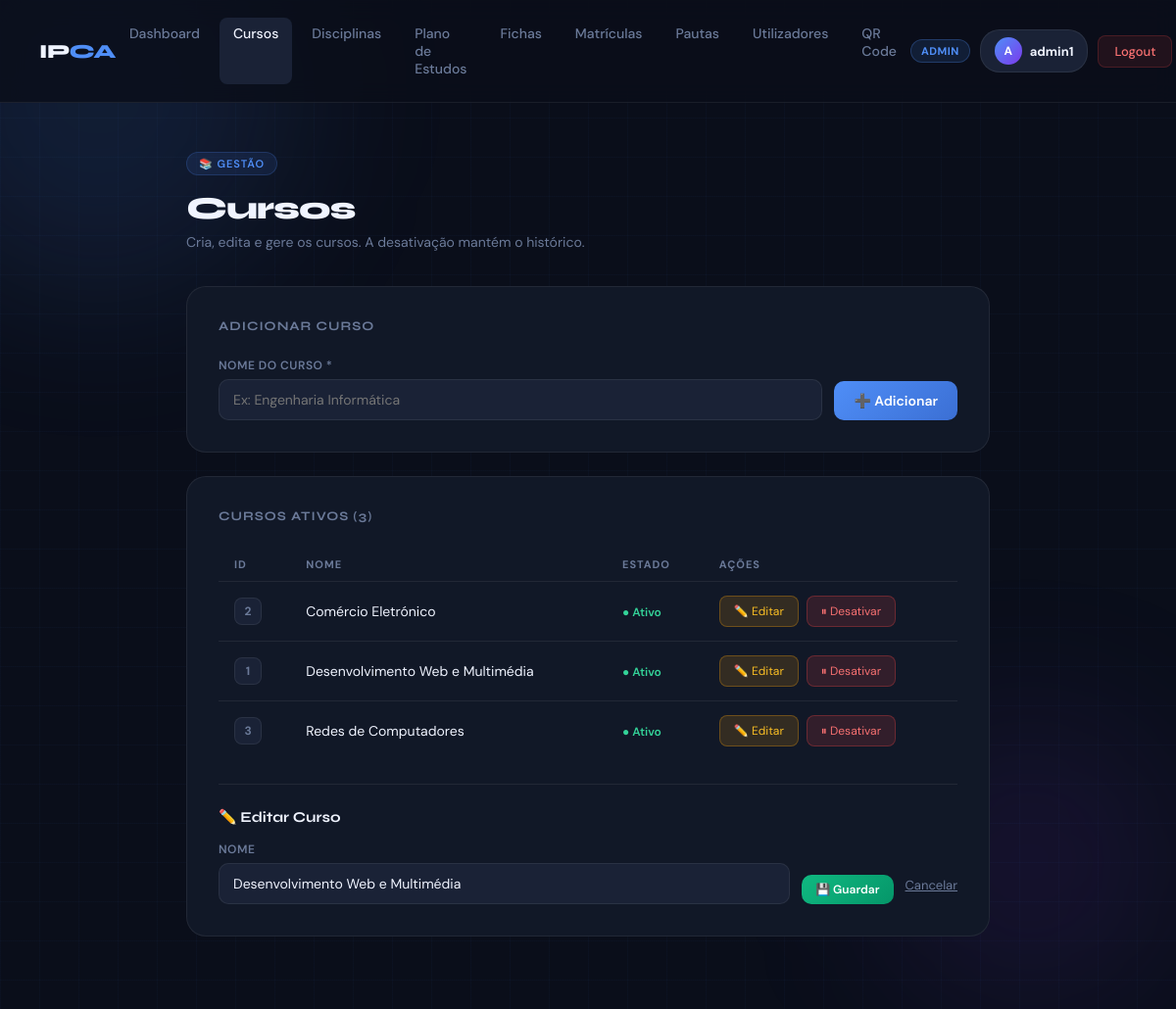
The page /cursos.php?edit=1 (signed in) on the database its author committed.
### tables this page shows
CREATE TABLE `cursos` (
  `ID` int(11) NOT NULL AUTO_INCREMENT,
  `Nome` text NOT NULL,
  `ativo` tinyint(1) NOT NULL DEFAULT 1,
  PRIMARY KEY (`ID`)
);

### cursos.php (the view, shortened to what this page needs)
<?php
require_once 'config.php';
$isAdmin   = ($_SESSION['grupo'] == 1);
$isGestor  = ($_SESSION['grupo'] == 4);
$podeGerir = ($isAdmin || $isGestor);
$cursos_ativos   = $pdo->query("SELECT * FROM cursos WHERE ativo=1 ORDER BY Nome")->fetchAll();
$curso_edit = null;
if ($podeGerir && isset($_GET['edit'])) {
    $stmt = $pdo->prepare("SELECT * FROM cursos WHERE ID=?");
    $stmt->execute([intval($_GET['edit'])]);
    $curso_edit = $stmt->fetch();
}
?>
<!DOCTYPE html>
<html lang="pt">
<head>
</head>
<body>
<div class="orb orb-1"></div><div class="orb orb-2"></div>
<?php include 'navbar.php'; ?>
<main>
    <div class="page-header">
        <div class="page-tag">📚 Gestão</div>
        <h1>Cursos</h1>
        <p><?= $podeGerir ? 'Cria, edita e gere os cursos. A desativação mantém o histórico.' : 'Consulta os cursos disponíveis.' ?></p>
    </div>
    <?php if ($podeGerir): ?>
    <div class="box">
        <div class="box-title">Adicionar Curso</div>
        <form method="POST" novalidate>
            <div class="form-row">
                <div class="form-group">
                    <label>Nome do Curso *</label>
                    <input type="text" name="nome" required minlength="3" maxlength="200" placeholder="Ex: Engenharia Informática">
                </div>
                <button type="submit" name="add" class="btn btn-primary">➕ Adicionar</button>
            </div>
        </form>
    </div>
    <?php endif; ?>
    <div class="box">
        <div class="box-title">Cursos Ativos (<?= count($cursos_ativos) ?>)</div>
        <?php if (empty($cursos_ativos)): ?>
            <p style="color:var(--muted);text-align:center;padding:20px 0">Nenhum curso ativo.</p>
        <?php else: ?>
        <table>
            <tr><th>ID</th><th>Nome</th><th>Estado</th><?php if ($podeGerir): ?><th>Ações</th><?php endif; ?></tr>
            <?php foreach ($cursos_ativos as $row): ?>
            <tr>
                <td><span class="badge"><?= $row['ID'] ?></span></td>
                <td><?= htmlspecialchars($row['Nome']) ?></td>
                <td><span class="status-ativo">● Ativo</span></td>
                <?php if ($podeGerir): ?>
                <td><div class="actions">
                    <a href="?edit=<?= $row['ID'] ?>" class="btn-edit">✏️ Editar</a>
                    <a href="?del=<?= $row['ID'] ?>" class="btn-del" onclick="return confirm('Desativar curso?')">⏸ Desativar</a>
                </div></td>
                <?php endif; ?>
            </tr>
            <?php endforeach; ?>
        </table>
        <?php if ($curso_edit): ?>
        <hr class="divider">
        <p style="font-family:'Syne',sans-serif;font-size:15px;font-weight:700;margin-bottom:16px">✏️ Editar Curso</p>
        <form method="POST" novalidate>
            <div class="form-row">
                <div class="form-group">
                    <label>Nome</label>
                    <input type="text" name="nome" value="<?= htmlspecialchars($curso_edit['Nome']) ?>" required minlength="3">
                </div>
                <button type="submit" name="edit" class="btn btn-save">💾 Guardar</button>
                <a href="cursos.php" style="color:var(--muted);font-size:13px;padding:11px 0">Cancelar</a>
            </div>
        </form>
        <?php endif; ?>
        <?php endif; ?>
    </div>
</main>
</body>
</html>

### cursos.php (style rules this page uses)
:root { --bg:#0a0e1a;--surface:#111827;--surface2:#1a2236;--border:rgba(255,255,255,0.07);--accent:#4f8ef7;--accent2:#7c3aed;--text:#f0f4ff;--muted:#6b7a99 }
* { margin:0;padding:0;box-sizing:border-box }
body { font-family:'DM Sans',sans-serif;background:var(--bg);color:var(--text);min-height:100vh }
body::before { content:'';position:fixed;inset:0;background-image:linear-gradient(rgba(79,142,247,0.03) 1px,transparent 1px),linear-gradient(90deg,rgba(79,142,247,0.03) 1px,transparent 1px);background-size:40px 40px;pointer-events:none;z-index:0 }
.orb { position:fixed;border-radius:50%;filter:blur(80px);pointer-events:none;z-index:0 }
.orb-1 { width:400px;height:400px;background:rgba(79,142,247,0.12);top:-100px;left:-100px }
.orb-2 { width:300px;height:300px;background:rgba(124,58,237,0.1);bottom:0;right:0 }
main { position:relative;z-index:1;max-width:900px;margin:0 auto;padding:50px 40px }
.page-header { margin-bottom:36px;animation:fadeUp 0.4s ease both }
.page-tag { display:inline-flex;align-items:center;gap:6px;background:rgba(79,142,247,0.1);border:1px solid rgba(79,142,247,0.2);color:var(--accent);font-size:11px;font-weight:600;letter-spacing:1px;text-transform:uppercase;padding:4px 12px;border-radius:20px;margin-bottom:14px }
.page-header h1 { font-family:'Syne',sans-serif;font-size:32px;font-weight:800;letter-spacing:-1px;margin-bottom:6px }
.page-header p { color:var(--muted);font-size:14px }
.box { background:var(--surface);border:1px solid var(--border);border-radius:20px;padding:32px;margin-bottom:24px;animation:fadeUp 0.4s 0.1s ease both }
.box-title { font-family:'Syne',sans-serif;font-size:13px;font-weight:700;color:var(--muted);text-transform:uppercase;letter-spacing:1px;margin-bottom:24px }
.form-row { display:flex;gap:12px;align-items:flex-end;flex-wrap:wrap }
.form-group { flex:1;min-width:180px;display:flex;flex-direction:column;gap:6px }
.form-group label { font-size:12px;font-weight:600;color:var(--muted);text-transform:uppercase;letter-spacing:0.5px }
.form-group input { padding:11px 14px;background:var(--surface2);border:1px solid var(--border);border-radius:10px;color:var(--text);font-size:14px;font-family:'DM Sans',sans-serif }
.btn { padding:11px 20px;border:none;border-radius:10px;font-size:14px;font-weight:600;font-family:'DM Sans',sans-serif;cursor:pointer;white-space:nowrap }
.btn-primary { background:linear-gradient(135deg,var(--accent),#3b6fd4);color:white }
.btn-save { background:linear-gradient(135deg,#10b981,#059669);color:white;font-size:12px;padding:7px 14px }
.btn-edit { background:rgba(245,158,11,0.15);color:#fbbf24;border:1px solid rgba(245,158,11,0.3);font-size:12px;padding:7px 14px;text-decoration:none;border-radius:8px }
.btn-del { background:rgba(239,68,68,0.15);color:#f87171;border:1px solid rgba(239,68,68,0.3);font-size:12px;padding:7px 14px;text-decoration:none;border-radius:8px }
table { width:100%;border-collapse:collapse }
th { padding:10px 16px;text-align:left;font-size:11px;font-weight:700;color:var(--muted);text-transform:uppercase;letter-spacing:1px;border-bottom:1px solid var(--border) }
td { padding:14px 16px;font-size:14px;border-bottom:1px solid var(--border);vertical-align:middle }
tr:last-child td { border-bottom:none }
.badge { display:inline-flex;align-items:center;justify-content:center;width:28px;height:28px;background:var(--surface2);border:1px solid var(--border);border-radius:8px;font-size:12px;font-weight:700;color:var(--muted) }
.actions { display:flex;gap:8px;align-items:center }
.status-ativo { color:#34d399;font-size:12px;font-weight:600 }
.divider { border:none;border-top:1px solid var(--border);margin:24px 0 }

### rows shown on the page
cursos: ID "2", Nome "Comércio Eletrónico"
cursos: ID "1", Nome "Desenvolvimento Web e Multimédia", nome "Desenvolvimento Web e Multimédia"
cursos: ID "3", Nome "Redes de Computadores"

### other values the page prints
$label "ADMIN"
substr($_SESSION['login'], 0, 1) "A"
$_SESSION['login'] "admin1"
count($cursos_ativos) "3"
